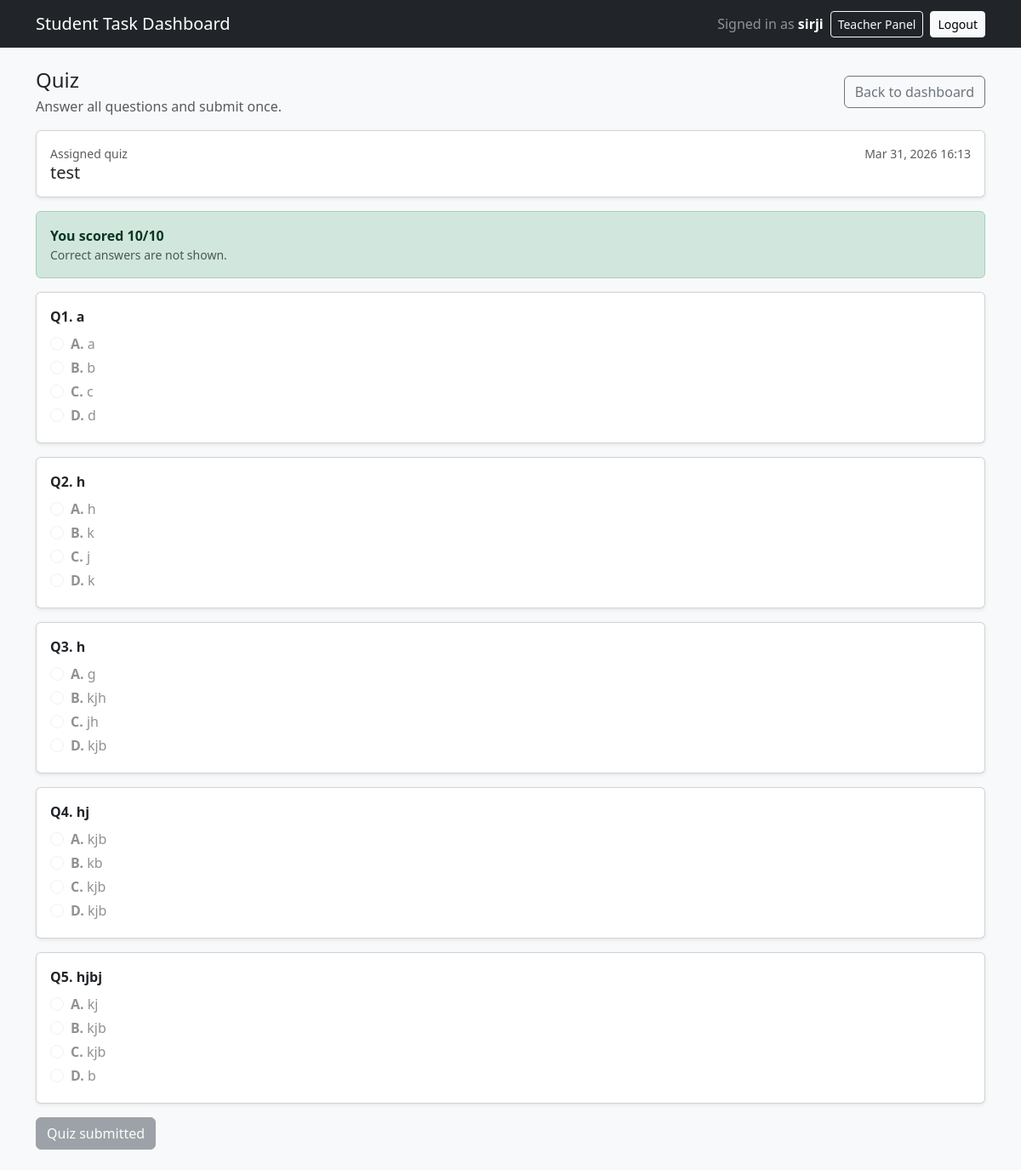
/quiz/ (signed in), run on the app's committed database.
### dashboard/models.py (models this page shows, shortened)
class Quiz(models.Model):
    user = models.ForeignKey(
        settings.AUTH_USER_MODEL, on_delete=models.CASCADE, related_name='quizzes'
    )
    title = models.CharField(max_length=200)
    created_at = models.DateTimeField(auto_now_add=True)
    class Meta:
        ordering = ['-created_at']

class Question(models.Model):
    ANSWER_A = 'A'
    ANSWER_B = 'B'
    ANSWER_C = 'C'
    ANSWER_D = 'D'
    ANSWER_CHOICES = [
        (ANSWER_A, 'A'),
        (ANSWER_B, 'B'),
        (ANSWER_C, 'C'),
        (ANSWER_D, 'D'),
    ]
    quiz = models.ForeignKey(Quiz, on_delete=models.CASCADE, related_name='questions')
    text = models.TextField()
    option_a = models.CharField(max_length=255)
    option_b = models.CharField(max_length=255)
    option_c = models.CharField(max_length=255)
    option_d = models.CharField(max_length=255)
    correct_answer = models.CharField(max_length=1, choices=ANSWER_CHOICES)

### dashboard/views.py (the view)
# urls.py: path('quiz/', views.quiz_page, name='quiz_page'),
@login_required
def quiz_page(request: HttpRequest) -> HttpResponse:
    quiz = Quiz.objects.filter(user=request.user).prefetch_related('questions').first()
    if not quiz:
        return render(request, 'dashboard/quiz.html', {'quiz': None})
    questions = list(quiz.questions.all())
    incomplete = len(questions) != 5
    question_ids = [q.id for q in questions]
    answers = (
        Answer.objects.filter(user=request.user, question_id__in=question_ids)
        .select_related('question')
        .all()
    )
    submitted = bool(answers)
    score = None
    if submitted:
        correct = sum(1 for a in answers if a.selected_option == a.question.correct_answer)
        score = correct * 2
    existing_map = {a.question_id: a.selected_option for a in answers}
    return render(
        request,
        'dashboard/quiz.html',
        {
            'quiz': quiz,
            'questions': questions,
            'submitted': submitted,
            'score': score,
            'existing_map': existing_map,
            'incomplete': incomplete,
        },
    )

### templates/dashboard/quiz.html (shortened to what this page needs)
{% extends "base.html" %}
{% block content %}
  <div class="d-flex align-items-start align-items-md-center justify-content-between flex-column flex-md-row gap-2 mb-3">
    <div>
      <h1 class="h4 mb-1">Quiz</h1>
      <div class="text-muted">Answer all questions and submit once.</div>
    </div>
    <a class="btn btn-outline-secondary" href="{% url 'dashboard' %}">Back to dashboard</a>
  </div>
  {% if not quiz %}
    <div class="alert alert-info">No quiz assigned yet.</div>
  {% else %}
    <div class="card shadow-sm mb-3">
      <div class="card-body">
        <div class="d-flex justify-content-between align-items-start gap-2">
          <div>
            <div class="text-muted small">Assigned quiz</div>
            <h2 class="h5 mb-0">{{ quiz.title }}</h2>
          </div>
          <div class="text-muted small">{{ quiz.created_at|date:"M d, Y H:i" }}</div>
        </div>
      </div>
    </div>
    {% if submitted %}
      <div class="alert alert-success">
        <strong>You scored {{ score }}/10</strong>
        <div class="small text-muted">Correct answers are not shown.</div>
      </div>
    {% endif %}
    <form method="post" action="{% url 'quiz_submit' %}">
      {% for q in questions %}
        <div class="card shadow-sm mb-3">
          <div class="card-body">
            <div class="fw-semibold mb-2">Q{{ forloop.counter }}. {{ q.text }}</div>
            <div class="form-check mb-1">
              <input class="form-check-input" type="radio" name="q_{{ q.id }}" id="q{{ q.id }}_A" value="A" {% if submitted %}disabled{% endif %} required />
              <label class="form-check-label" for="q{{ q.id }}_A"><strong>A.</strong> {{ q.option_a }}</label>
            </div>
            <div class="form-check mb-1">
              <input class="form-check-input" type="radio" name="q_{{ q.id }}" id="q{{ q.id }}_B" value="B" {% if submitted %}disabled{% endif %} required />
              <label class="form-check-label" for="q{{ q.id }}_B"><strong>B.</strong> {{ q.option_b }}</label>
            </div>
            <div class="form-check mb-1">
              <input class="form-check-input" type="radio" name="q_{{ q.id }}" id="q{{ q.id }}_C" value="C" {% if submitted %}disabled{% endif %} required />
              <label class="form-check-label" for="q{{ q.id }}_C"><strong>C.</strong> {{ q.option_c }}</label>
            </div>
            <div class="form-check mb-1">
              <input class="form-check-input" type="radio" name="q_{{ q.id }}" id="q{{ q.id }}_D" value="D" {% if submitted %}disabled{% endif %} required />
              <label class="form-check-label" for="q{{ q.id }}_D"><strong>D.</strong> {{ q.option_d }}</label>
            </div>
          </div>
        </div>
      {% endfor %}
      {% if not submitted and not incomplete %}
        <button class="btn btn-primary" type="submit">Submit quiz</button>
      {% else %}
        <button class="btn btn-secondary" type="button" disabled>Quiz submitted</button>
      {% endif %}
    </form>
  {% endif %}
{% endblock %}

### templates/base.html (shortened to what this page needs)
{% load static %}
<!doctype html>
<html lang="en">
  <head>
    <link
      href="https://cdn.jsdelivr.net/npm/bootstrap@5.3.3/dist/css/bootstrap.min.css"
      rel="stylesheet"
    />
    <link rel="stylesheet" href="{% static 'css/app.css' %}" />
  </head>
  <body class="bg-light">
    <nav class="navbar navbar-expand-lg navbar-dark bg-dark">
      <div class="container">
        <a class="navbar-brand" href="{% url 'dashboard' %}">Student Task Dashboard</a>
        <div class="ms-auto d-flex gap-2 align-items-center">
          {% if user.is_authenticated %}
            <span class="navbar-text text-white-50 d-none d-md-inline">
              Signed in as <strong class="text-white">{{ user.username }}</strong>
            </span>
            {% if user.is_staff %}
              <a class="btn btn-outline-light btn-sm" href="{% url 'teacher_panel' %}">
                Teacher Panel
              </a>
            {% endif %}
            <a class="btn btn-light btn-sm" href="{% url 'logout' %}">Logout</a>
          {% else %}
            <a class="btn btn-light btn-sm" href="{% url 'login' %}">Login</a>
          {% endif %}
        </div>
      </div>
    </nav>
    <main class="container py-4">
      {% block content %}{% endblock %}
    </main>
  </body>
</html>

### data on the page
Quiz: title "test", created_at "Mar 31, 2026 16:13"
Question: text "a", option_a "a", option_b "b", option_c "c", option_d "d"
Question: text "h", option_a "h", option_b "k", option_c "j", option_d "k"
Question: text "h", option_a "g", option_b "kjh", option_c "jh", option_d "kjb"
Question: text "hj", option_a "kjb", option_b "kb", option_c "kjb", option_d "kjb"
Question: text "hjbj", option_a "kj", option_b "kjb", option_c "kjb", option_d "b"

### other printed values
{{ user.username }} "sirji"
{{ score }} "10"
